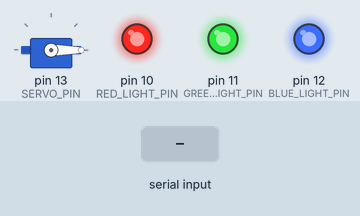
This sketch was run on a simulated Arduino Uno, built with avr-gcc and run on an emulated ATmega328P. Shown: servo, output pins drawn as LEDs (lit = HIGH). Dashed ring = blinking. Inputs (shaded band) come from the test bench.

Above: at 1.2 s.
1.3 s: "4" received over Serial
At 2.1 s:
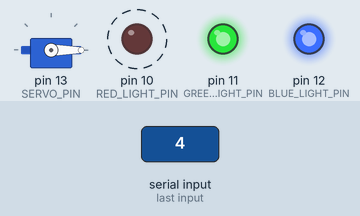
Timing chart, 0 to 5.8 s (numbered marks = the images above; inputs shaded):
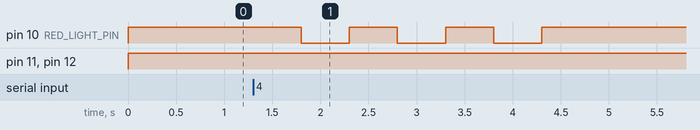

Measured:
- after the input at 1.3 s, pin 10 (RED_LIGHT_PIN): alternates HIGH for 0.50 s and LOW for 0.50 s, 6 changes in all, then stays HIGH, starting after 0.50 s

The sketch:

arduino.ino
```cpp
#include <Keypad.h>
#include <Servo.h>

Servo myservo;

char keys[4][4] = {
  {'1', '2', '3', 'A'},
  {'4', '5', '6', 'B'},
  {'7', '8', '9', 'C'},
  {'*', '0', '#', 'D'}
};

byte rowPins[4] = {9, 8, 7, 6};
byte colPins[4] = {5, 4, 3, 1};

const char validPinCharacters[] = {'1', '2', '3', '4', '5', '6', '7', '8', '9', '0', '#'};

const int RED_LIGHT_PIN = 10;
const int GREEN_LIGHT_PIN = 11;
const int BLUE_LIGHT_PIN = 12;
const int SERVO_PIN = 13;

bool isDoorOpened = false;
bool isConnected = false;

Keypad keypad = Keypad(makeKeymap(keys), rowPins, colPins, 4, 4);

void setup() {
    pinMode(RED_LIGHT_PIN, OUTPUT);
    pinMode(GREEN_LIGHT_PIN, OUTPUT);
    pinMode(BLUE_LIGHT_PIN, OUTPUT);
    myservo.attach(SERVO_PIN);
    Serial.begin(9600);
}

void loop() {

  if(!isConnected) {
      digitalWrite(GREEN_LIGHT_PIN, HIGH);
      digitalWrite(RED_LIGHT_PIN, HIGH);
      digitalWrite(BLUE_LIGHT_PIN, HIGH);
      myservo.write(0);
  }


  if(isConnected && isDoorOpened) {
      digitalWrite(GREEN_LIGHT_PIN, HIGH);
      digitalWrite(RED_LIGHT_PIN, LOW);
      digitalWrite(BLUE_LIGHT_PIN, LOW);
      myservo.write(180);
  } else if(isConnected) {
      digitalWrite(GREEN_LIGHT_PIN, LOW);
      digitalWrite(RED_LIGHT_PIN, HIGH);
      digitalWrite(BLUE_LIGHT_PIN, LOW);
      myservo.write(0);
  }

  if (Serial.available() > 0) {
        char receivedChar = Serial.read();
        // Do something when "PIN" is received

        if(receivedChar == '1' || receivedChar == 1) {
              isConnected = true;
        } else if(receivedChar == '2' || receivedChar == 2) {
              isDoorOpened = true;
        }  else if(receivedChar == '3' || receivedChar == 3) {
                isDoorOpened = false;
        }  else if(receivedChar == '4' || receivedChar == 4) {
              onFail();
        }  else if(receivedChar == '5' || receivedChar == 5) {
              onKeyReceived();
        }

        // Clear the serial buffer
        while (Serial.available() > 0) {
          Serial.read();
      }
  }

  char input = keypad.getKey();

  if(isConnected && !isDoorOpened && input) {
    sendChar(input);
  }
}

void onFail() {
  Serial.flush();
  for(int i = 0; i < 3; i++) {
    digitalWrite(RED_LIGHT_PIN, HIGH);
    delay(500);
    digitalWrite(RED_LIGHT_PIN, LOW);
    delay(500);
  }

  digitalWrite(RED_LIGHT_PIN, LOW);
}

void onKeyReceived() {
    for(int i = 0; i < 1; i++) {
        delay(100);
        digitalWrite(BLUE_LIGHT_PIN, HIGH);
        delay(100);
        digitalWrite(BLUE_LIGHT_PIN, LOW);
    }
}

void sendChar(char input) {
    for (size_t i = 0; i < strlen(validPinCharacters); ++i) {
        if (input == validPinCharacters[i]) {
             Serial.print(input);
             break;
        }
    }
}
```
